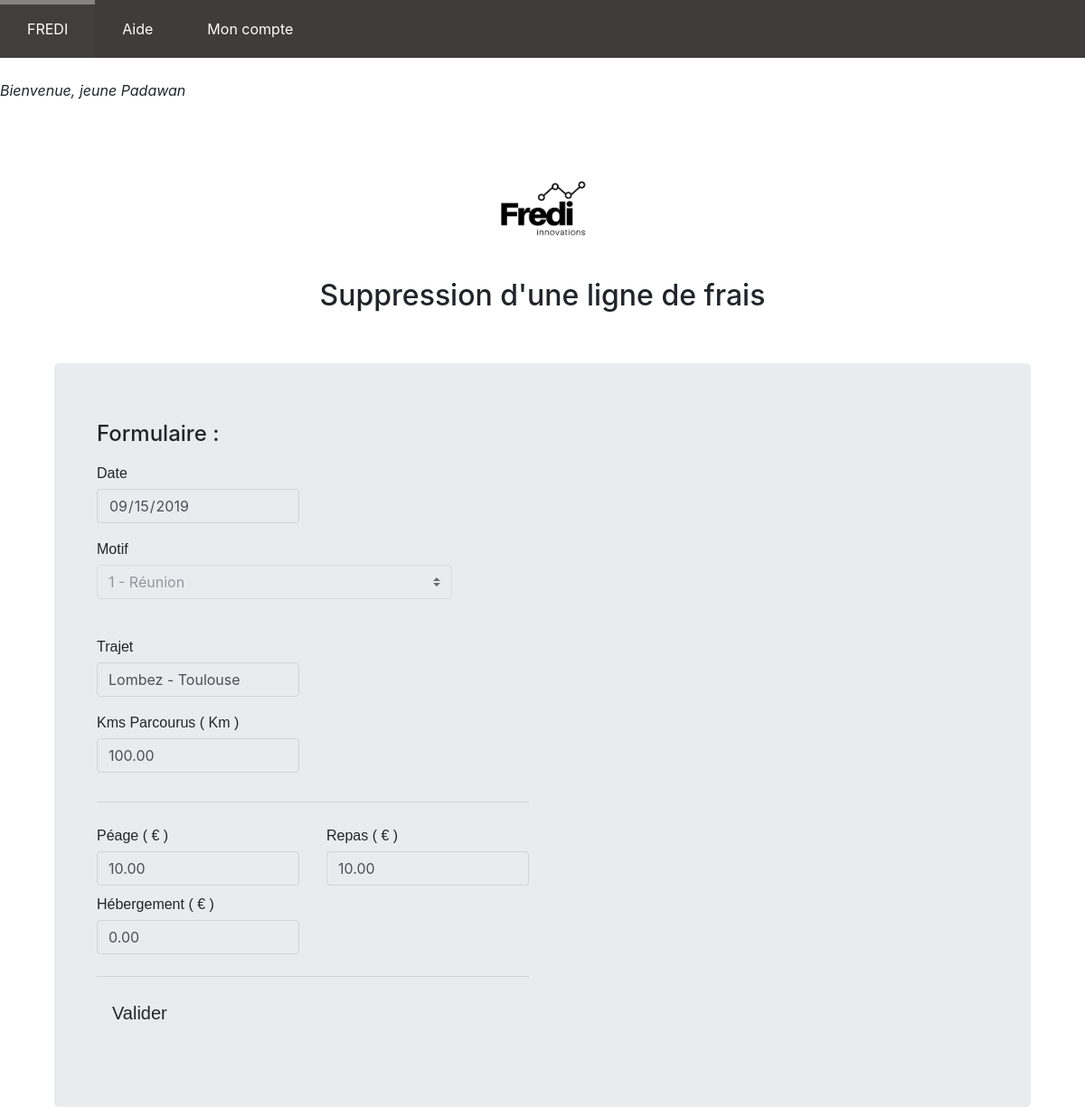
The page /FREDI/Suppression_LDF.php?id=2 on the database its author committed.
### tables this page shows
CREATE TABLE `ligne_de_frais` (
  `id_ligne` int(11) NOT NULL,
  `date_frais` date NOT NULL,
  `lib_trajet` varchar(50) NOT NULL,
  `cout_peage` decimal(10,2) NOT NULL,
  `cout_repas` decimal(10,2) NOT NULL,
  `cout_hebergement` decimal(10,2) NOT NULL,
  `nb_km` decimal(10,2) NOT NULL,
  `total_km` decimal(10,2) NOT NULL,
  `total_ligne` decimal(10,2) NOT NULL,
  `code_statut` int(11) NOT NULL,
  `id_motif` int(11) NOT NULL,
  `annee` int(11) NOT NULL,
  `id_note` int(11) NOT NULL
);

### FREDI/classes/LignesDAO.php (called while the page is built, shortened)
<?php
class LignesDAO extends DAO {
    public function find($id)
    {
        $sql = "SELECT * FROM ligne_de_frais WHERE id_ligne= :id_ligne";
        try {
            $params = array(":id_ligne" => $id);
            $sth=$this->executer($sql, $params);
            $row = $sth->fetch(PDO::FETCH_ASSOC);
        } catch (PDOException $e) {
            die("Erreur lors de la requête SQL : " . $e->getMessage());
        }
        $lignes=null;
        if ($row) {
            $lignes = new Lignes($row);
        }
        return $lignes;
    }
}

### FREDI/classes/DAO.php (called while the page is built)
<?php
class DAO{
    protected $pdo=null;
    function __construct() {
        $user=DB_USER;
        $password=DB_PASSWORD;
        $host=DB_HOST;
        $name=DB_NAME;
        $dsn = 'mysql:host=' . $host . ';dbname=' . $name;
        try {
        $pdo = new PDO($dsn, $user, $password, array(PDO::MYSQL_ATTR_INIT_COMMAND =>
        "SET NAMES utf8"));
        $pdo->setAttribute(PDO::ATTR_ERRMODE, PDO::ERRMODE_EXCEPTION);
        } catch (PDOException $e) {
        echo("<p>Erreur lors de la connexion : " . $e->getMessage().'<p>');
        }
        $this->pdo = $pdo;
    }
    protected function executer($sql, $params = null) {
        try {
            if ($params == null) {
                $sth = $this->pdo->query($sql);
            } else {
                $sth = $this->pdo->prepare($sql);
                $sth->execute($params);
            }
        } catch (PDOException $e) {
            die("Erreur lors de la requête SQL : " . $e->getMessage()."\nSQL : ".$sql);
        }
        return $sth;
    }
}

### FREDI/classes/Lignes.php (called while the page is built, shortened)
<?php
class Lignes
{
    private $id_ligne;
    private $date_frais;
    private $id_motif;
    private $lib_trajet;
    private $nb_km;
	  private $cout_peage;
	  private $cout_repas;
    private $cout_hebergement;
	function getId_ligne() {
		return $this->id_ligne;
	}
    function getDate_frais() {
		  return $this->date_frais;
	  }
    function getId_motif() {
      return $this->id_motif;
    }
    function getLib_trajet() {
		return $this->lib_trajet;
	  }
    function getNb_km() {
      return $this->nb_km;
    }
    function getCout_peage() {
		  return $this->cout_peage;
    }
    function getCout_repas() {
		  return $this->cout_repas;
    }
    function getCout_hebergement() {
		  return $this->cout_hebergement;
    }
	  function setId_ligne($id_ligne) {
		  $this->id_ligne = $id_ligne;
	  }
    function setDate_frais($date_frais) {
		  $this->date_frais = $date_frais;
    }
    function setId_motif($id_motif) {
		  $this->id_motif = $id_motif;
	  }
    function setLib_trajet($lib_trajet) {
	    $this->lib_trajet = $lib_trajet;
	  }
    function setNb_km($nb_km) {
      $this->nb_km = $nb_km;
    }
    function setCout_peage($cout_peage) {
		  $this->cout_peage = $cout_peage;
    }
    function setCout_repas($cout_repas) {
		  $this->cout_repas = $cout_repas;
    }
    function setCout_hebergement($cout_hebergement) {
		  $this->cout_hebergement = $cout_hebergement;
    }
    public function fill(array $tableau)
    {
        foreach ($tableau as $cle => $valeur) {
            $methode = 'set' . $cle;
        }
    }
}

### FREDI/lignesForm.php (the view, shortened to what this page needs)
<?php
if (!isset($action)) {
  $action = '#';
}
$query_string=null;
if ($lignes->getId_ligne() !=""){
  $query_string = "?id=".$lignes->getId_ligne();
}
$disabled="";
if (isset($is_disabled) && $is_disabled==true) {
  $disabled="disabled";
}
?>
<!DOCTYPE html>
<html lang="en">
    <head>
        <link rel="stylesheet" href="https://stackpath.bootstrapcdn.com/bootstrap/4.2.1/css/bootstrap.min.css">
    </head>
    <body>
        <div class="container">
            <main role="main" class="container">
                <div class="jumbotron">
                    <div class="col-md-6 order-md-4">
                        <h4 class="mb-3 md-3">Formulaire : </h4>
                        <form class="needs-validation" method="post" action="<?php echo $action.$query_string; ?>">
                                <div class="row">
                                    <div class="col-md-6 mb-3">
                                        <label>Date</label>
                                        <input type="date" class="form-control" name="date_frais" id="date_frais" value="<?php echo $lignes->getDate_frais(); ?>" <?php echo $disabled; ?>>
                                    </div>
                                </div>
                                <div class="row">
                                    <div class="col-md-10 mb-3">
                                        <label>Motif</label>
                                        <select class="custom-select d-block w-100" name="id_motif" id="id_motif" value="<?php echo $lignes->getId_motif(); ?>" <?php echo $disabled; ?>>
                                            <option value="1">1 - Réunion</option>
                                        </select>
                                    </div>
                                </div>
                                <br>
                                <div class="row">
                                    <div class="col-md-6 mb-3">
                                        <label>Trajet</label>
                                        <input type="text" class="form-control" name="lib_trajet" id="lib_trajet" value="<?php echo $lignes->getLib_trajet(); ?>" <?php echo $disabled; ?>>
                                    </div>
                                </div>
                                <div class="row">
                                    <div class="col-md-6 mb-3">
                                        <label>Kms Parcourus ( Km )</label>
                                        <input type="number" step="0.01" class="form-control" name="nb_km" id="nb_km" value="<?php echo $lignes->getNb_km(); ?>" <?php echo $disabled; ?>>
                                    </div>
                                </div>
                                <hr class="mb-4">
                                <div class="row">
                                    <div class="col-md-6 mb-2">
                                        <label>Péage ( € )</label>
                                        <input type="number" step="0.01" class="form-control" name="cout_peage" id="cout_peage" value="<?php echo $lignes->getCout_peage(); ?>" <?php echo $disabled; ?>>
                                    </div>
                                    <div class="col-md-6 mb-2">
                                        <label>Repas ( € )</label>
                                        <input type="number" step="0.01" class="form-control" name="cout_repas" id="cout_repas" value="<?php echo $lignes->getCout_repas(); ?>" <?php echo $disabled; ?>>
                                    </div>
                                    <div class="col-md-6 mb-2">
                                        <label>Hébergement ( € )</label>
                                        <input type="number" step="0.01" class="form-control" name="cout_hebergement" id="cout_hebergement" value="<?php echo $lignes->getCout_hebergement(); ?>" <?php echo $disabled; ?>>
                                    </div>
                                </div>
                                <hr class="mb-6">
                                <p><input type="submit" class="btn btn-lg" name="submit" value="Valider"></p>
                         </form>
                    </div>
                </div>
            </main>
        </div>
    </body>
</html>

### FREDI/css/FREDI.css (style rules this page uses)
body { height: 100%; }
html { height: 100%; }
body { background-color:white; background-position: center; background-size: cover; position: center; font-family: 'Calibri', 'Trebuchet MS', sans-serif; text-align: center; margin: 0px; padding: 0px; }
p, label { font: 1rem 'Calibri', sans-serif; }
input { margin: .4rem; }

### FREDI/css/menu.css (style rules this page uses)
body { margin: 0px; padding: 0px; font-family: 'Calibri', 'Trebuchet MS', sans-serif; }

### rows shown on the page
ligne_de_frais: date_frais "09/15/2019", id_motif "1 - Réunion", lib_trajet "Lombez - Toulouse", nb_km "100.00", cout_peage "10.00", cout_repas "10.00", cout_hebergement "0.00"
